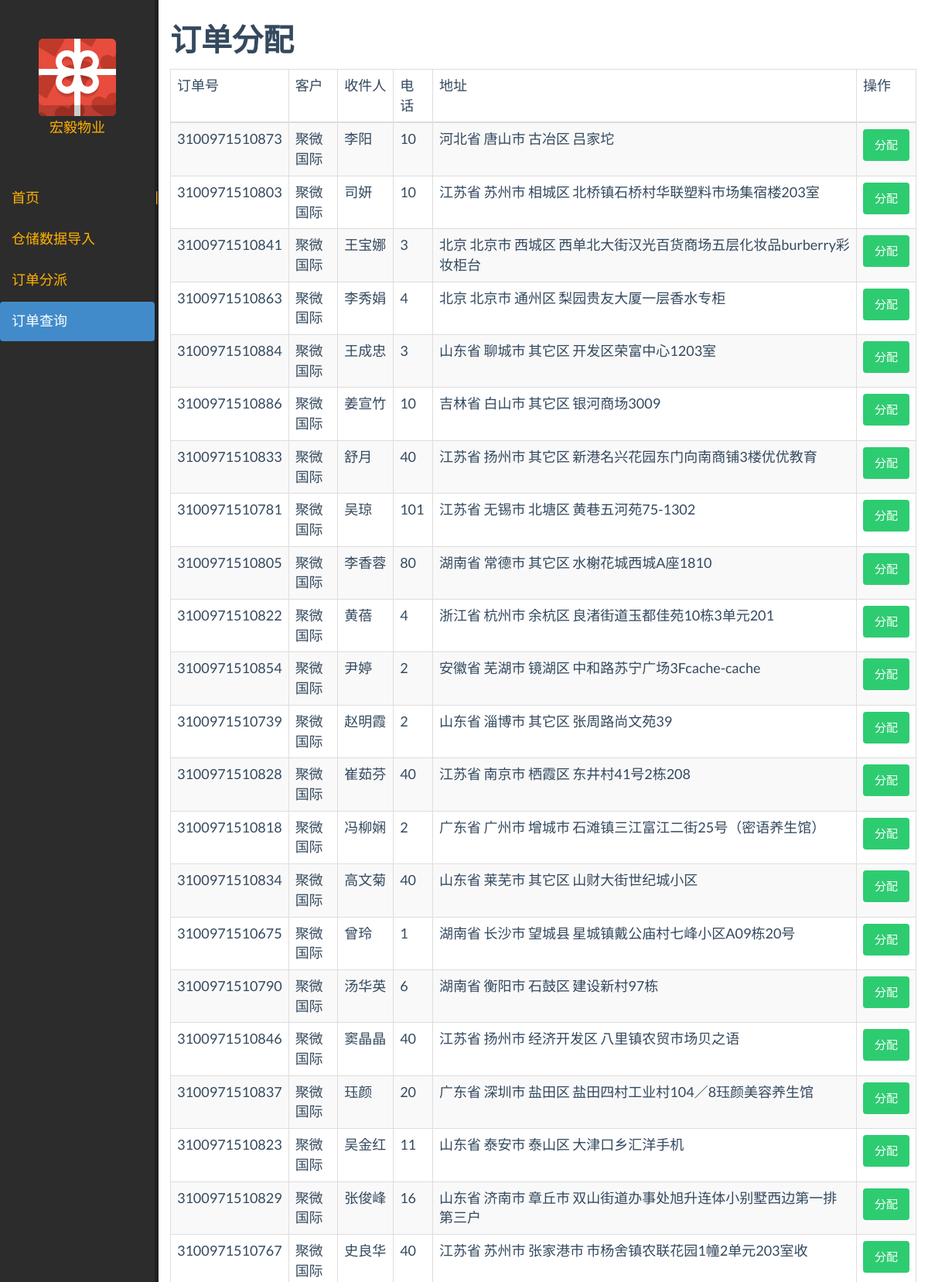
/order_post (upper part), run on the app's committed database.
### apps/data/transgodatabase.py (models this page shows, shortened)
class Order(Base):
    __tablename__ = "order"
    ID = Column(String(20), primary_key=True)
    clienter = Column(String(20), nullable=False)
    tick = Column(String(20))
    user = Column(String(6))
    addr = Column(String(128), nullable=False)
    tel = Column(String(11))
    count = Column(Integer)
    express = Column(String(10))
    time = Column(DateTime,
                  default=datetime.now)
    descript = Column(String(256))
    print_status = Column(String(5))
    cancel_status = Column(Boolean)
    status = Column(String(10), nullable=False)
    courise = Column(Integer, ForeignKey("courise.courise_id"))

### apps/main/views.py (the view)
@main_app.route("/order_post", methods=["GET"])
def order_post():
    session = make_session()
    orders = session.query(Order)
    return render_template("order_post_frame.html", orders=orders)

### apps/data/transgodatabase.py (called while the page is built)
def make_session():
    Session = sessionmaker(bind=engine)
    session = Session()
    return session

### templates/order_post_frame.html (shortened to what this page needs)
{% extends "main_frame.html" %}
{% block main_content %}
{% include "order_post.html" %}
{% endblock %}

### templates/main_frame.html (shortened to what this page needs)
<!DOCTYPE html>
<html>
    <head>
         {% include "head.html" %}
    </head>
    <body>
        {% include "left.html" %}
        <div class="warp-content">
            {% block main_content %}{% endblock %}
        </div>
    </body>
</html>

### templates/head.html (shortened to what this page needs)
<link rel="stylesheet" href="/static/css/vendor/bootstrap/css/bootstrap.min.css">
<link rel="stylesheet" href="/static/css/flat-ui.min.css">
<link rel="stylesheet" href="/static/css/font-awesome.min.css">
<link rel="stylesheet" href="/static/css/trango.css"">

### templates/left.html (shortened to what this page needs)
<div class="left">
    <div class="logo">
        <img src="/static/img/icons/svg/gift-box.svg" alt="Gift-Box" data-pin-nopin="true">
        <div>宏毅物业</div>
    </div>
    <div class="nav">
        <ul class="nav nav-pills nav-stacked">
            <li id="main"><a href="/main">首页</a></li>
            <li id="import"><a href="/import_xls">仓储数据导入</a></li>
            <li id="order-query"><a href="/order_query">订单分派</a></li>
            <li id="order-post"><a href="/order_post"">订单查询</a></li>
        </ul>
    </div>
</div>
<div class="controller">
    |
</div>

### templates/order_post.html
{% extends "main_content.html" %}
{% block main_content %}
<h3>订单分配</h3>
<table class="table table-striped table-bordered table-hover">
    <thead>
        <tr>
            <td>订单号</td>
            <td>客户</td>
            <td>收件人</td>
            <td>电话</td>
            <td>地址</td>
            <td>操作</td>
        </tr>
    </thead>
    <tbody>
        {% for order in orders %}
        <tr>
            <td>{{order.ID}}</td>
            <td>{{order.clienter}}</td>
            <td>{{order.user}}</td>
            <td>{{order.tel}}</td>
            <td>{{order.addr}}</td>
            <td><input type="button" class="btn btn-success" value="分配"></input></td>
        </tr>
        {% endfor %}
    </tbody>
</table>
{% endblock %}

### templates/main_content.html (shortened to what this page needs)
<div class="container" style="width:100%">
    {% block main_content %}{% endblock %}
</div>

### static/css/trango.css (style rules this page uses)
a { color: #ffb100; }
.left { background-color: #2d2c2c; color: #ffb100; float: left; width: 200px; height: 100%; position: fixed; //margin-right: 300px; }
.controller { background-color: #202020; color: #ffb111; float: left; width: 5px; height: 100%; position: fixed; margin-left: 200px; padding-top: 20%; overflow: hide; }
.warp-content { margin-left: 205px; margin-bottom: 30px; overflow: auto; }
.logo { margin-top: 50px; margin-bottom: 50px; //margin-left: 50px; text-align: center; }

### data on the page
Order: ID "3100971510873", clienter "聚微国际", user "李阳", tel "10", addr "河北省 唐山市 古冶区 吕家坨"
Order: ID "3100971510803", clienter "聚微国际", user "司妍", tel "10", addr "江苏省 苏州市 相城区 北桥镇石桥村华联塑料市场集宿楼203室"
Order: ID "3100971510841", clienter "聚微国际", user "王宝娜", tel "3", addr "北京 北京市 西城区 西单北大街汉光百货商场五层化妆品burberry彩妆柜台"
Order: ID "3100971510863", clienter "聚微国际", user "李秀娟", tel "4", addr "北京 北京市 通州区 梨园贵友大厦一层香水专柜"
Order: ID "3100971510884", clienter "聚微国际", user "王成忠", tel "3", addr "山东省 聊城市 其它区 开发区荣富中心1203室"
Order: ID "3100971510886", clienter "聚微国际", user "姜宣竹", tel "10", addr "吉林省 白山市 其它区 银河商场3009"
Order: ID "3100971510833", clienter "聚微国际", user "舒月", tel "40", addr "江苏省 扬州市 其它区 新港名兴花园东门向南商铺3楼优优教育"
Order: ID "3100971510781", clienter "聚微国际", user "吴琼", tel "101", addr "江苏省 无锡市 北塘区 黄巷五河苑75-1302"
Order: ID "3100971510805", clienter "聚微国际", user "李香蓉", tel "80", addr "湖南省 常德市 其它区 水榭花城西城A座1810"
Order: ID "3100971510822", clienter "聚微国际", user "黄蓓", tel "4", addr "浙江省 杭州市 余杭区 良渚街道玉都佳苑10栋3单元201"
Order: ID "3100971510854", clienter "聚微国际", user "尹婷", tel "2", addr "安徽省 芜湖市 镜湖区 中和路苏宁广场3Fcache-cache"
Order: ID "3100971510739", clienter "聚微国际", user "赵明霞", tel "2", addr "山东省 淄博市 其它区 张周路尚文苑39"
Order: ID "3100971510828", clienter "聚微国际", user "崔茹芬", tel "40", addr "江苏省 南京市 栖霞区 东井村41号2栋208"
Order: ID "3100971510818", clienter "聚微国际", user "冯柳娴", tel "2", addr "广东省 广州市 增城市 石滩镇三江富江二街25号（密语养生馆）"
Order: ID "3100971510834", clienter "聚微国际", user "高文菊", tel "40", addr "山东省 莱芜市 其它区 山财大街世纪城小区"
Order: ID "3100971510675", clienter "聚微国际", user "曾玲", tel "1", addr "湖南省 长沙市 望城县 星城镇戴公庙村七峰小区A09栋20号"
Order: ID "3100971510790", clienter "聚微国际", user "汤华英", tel "6", addr "湖南省 衡阳市 石鼓区 建设新村97栋"
Order: ID "3100971510846", clienter "聚微国际", user "窦晶晶", tel "40", addr "江苏省 扬州市 经济开发区 八里镇农贸市场贝之语"
Order: ID "3100971510837", clienter "聚微国际", user "珏颜", tel "20", addr "广东省 深圳市 盐田区 盐田四村工业村104／8珏颜美容养生馆"
Order: ID "3100971510823", clienter "聚微国际", user "吴金红", tel "11", addr "山东省 泰安市 泰山区 大津口乡汇洋手机"
Order: ID "3100971510829", clienter "聚微国际", user "张俊峰", tel "16", addr "山东省 济南市 章丘市 双山街道办事处旭升连体小别墅西边第一排第三户"
Order: ID "3100971510767", clienter "聚微国际", user "史良华", tel "40", addr "江苏省 苏州市 张家港市 市杨舍镇农联花园1幢2单元203室收"
